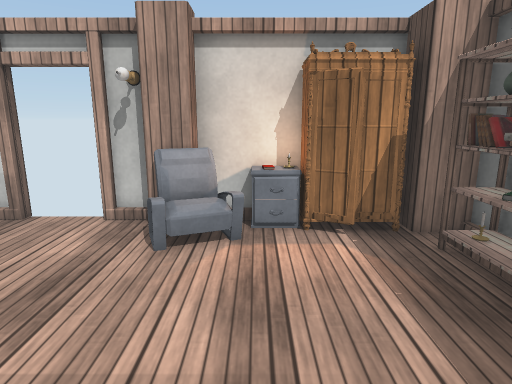
View 1 (above)

16 first-person views from a walk through a Unity game level. The camera is 1.3 m above the floor, tilts 12° down and sees 75° across. The floor is counted in squares, 0.5 m on a side. Each view is taken from the middle of a square. On the plan, view 1 faces up. The plan holds only what a view shows up to about 20 squares ahead; the rest is blank. Door leaves are left out, so doorways stand open. Some surface patterns are stand-ins.

View 2
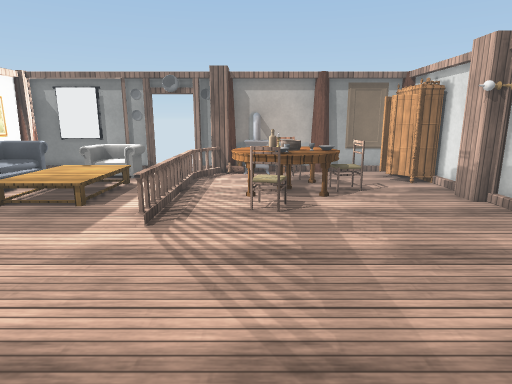

View 3
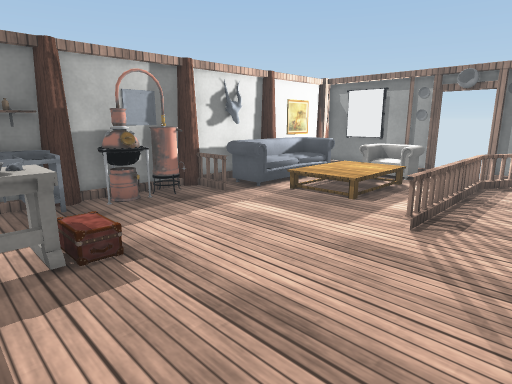

View 4
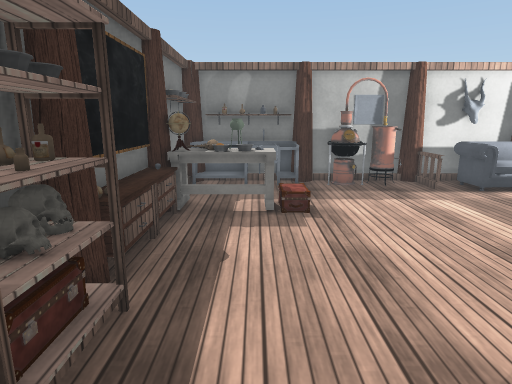

View 5
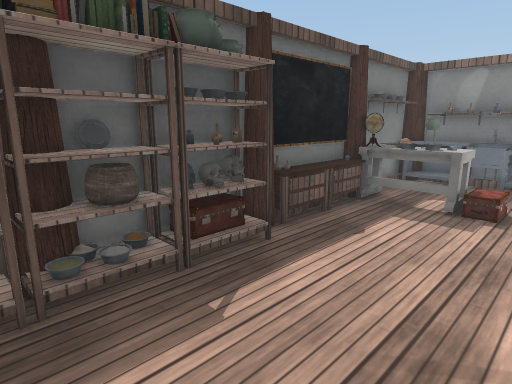

View 6
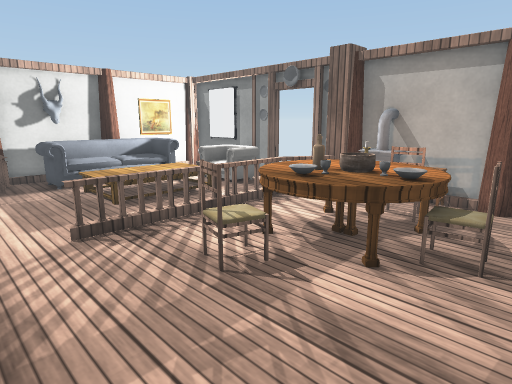

View 7
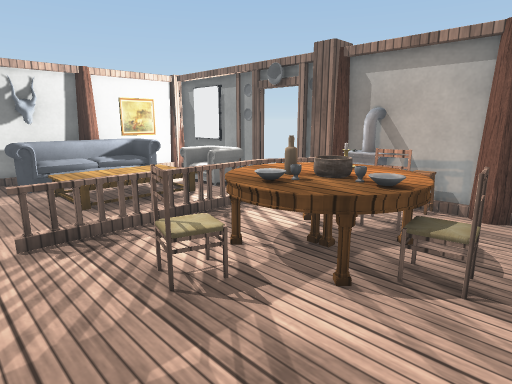

View 8
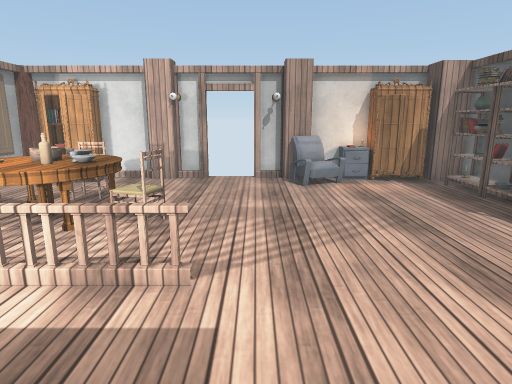

View 9
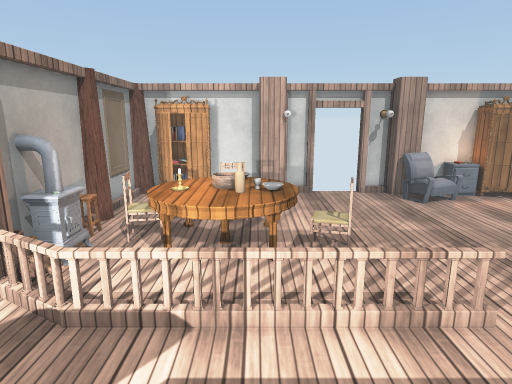

View 10
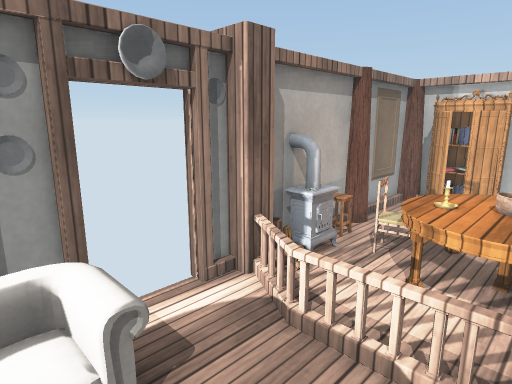

View 11
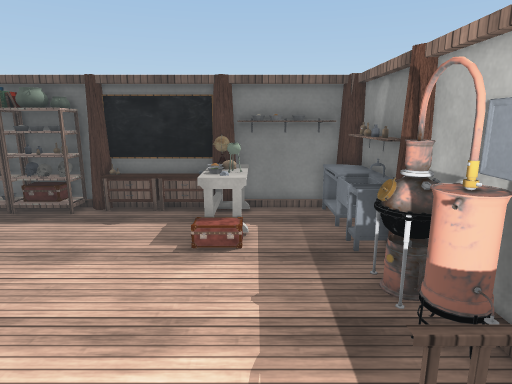

View 12
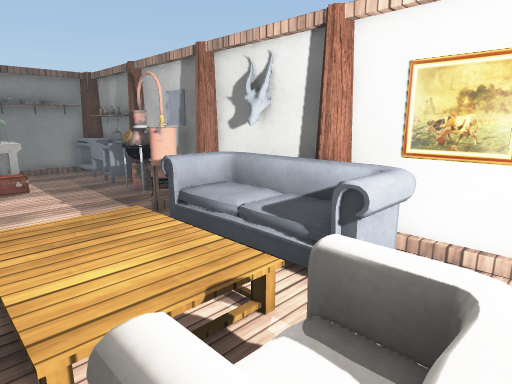

View 13
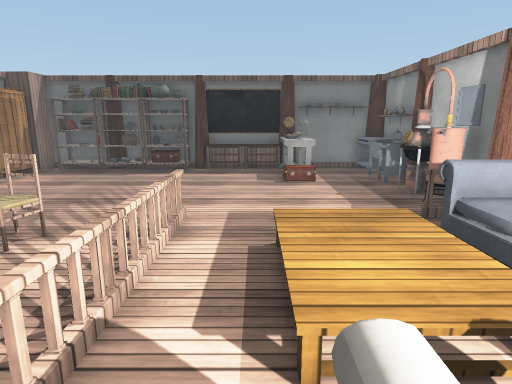

View 14
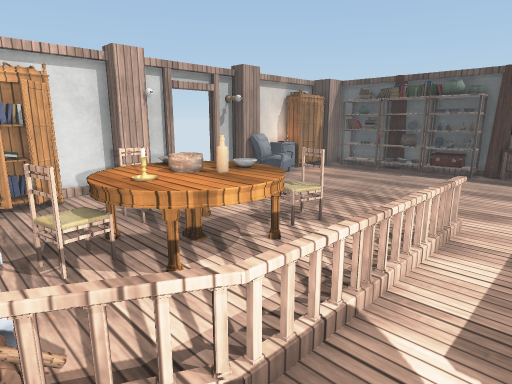

View 15
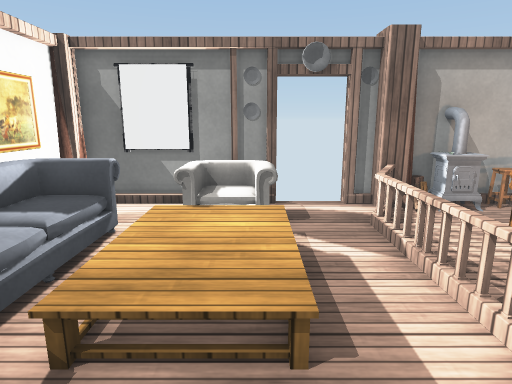

View 16
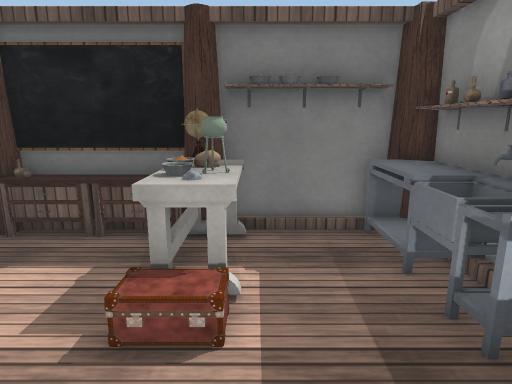

### Floor plan
Key: @ floor where view 1 was taken; # wall or solid block; . main floor; : floor 0.25 m higher than the main floor; + floor 0.5 m higher than the main floor; * floor 0.75 m higher than the main floor; / step, stairs or slope; D open door; P pillar; C cupboard; T table; H chair; B bottle; W bowl; S stove; F fence; E shelf; O other object.
Columns run from 15 left of view 1 to 5 right of it. Each row starts with its distance up from view 1.
  9  ######### D#####
  8 ##OOO.#P..DDOPOO  C##
  7 #.CC......DD.OO.OC.C#
  6 #..................C#
  5 ##.................C#
  4 ##..TTT............C#
  3 #O.TTTTT...........C#
  2 #OHTO BW...........O#
  1 #S.TTTTTH..........WC
  0 OS..TTT........@...W#
 -1 PFF................OO
 -2 # .FFFFFFFF........OO
 -3 D..................OO
 -4 D.O................OO
 -5 OOOO::::/........OOOO
 -6 #OO.::::/.......OWOO#
 -7 #OOO::::/........OOEW
 -8 # .O..../O.........EW
 -9 ##.*++++//F..O.....EW
-10  #       .FOOOOOOOBE#
-11  ###############O####

Where each view was taken, in squares from view 1:
view 1: 0 up, 0 right, facing up
view 2: 1 up, 3 right, facing left
view 3: 1 up, 3 right, facing down-left
view 4: 4 up, 2 right, facing down
view 5: 5 up, 1 left, facing down-right
view 6: 6 up, 3 left, facing down-left
view 7: 6 up, 4 left, facing down-left
view 8: 7 down, 4 left, facing up
view 9: 7 down, 9 left, facing up
view 10: 6 down, 9 left, facing up-left
view 11: 7 down, 8 left, facing right
view 12: 4 down, 14 left, facing down-right
view 13: 4 down, 14 left, facing right
view 14: 4 down, 14 left, facing up-right
view 15: 5 down, 4 left, facing left
view 16: 7 down, 3 left, facing right
